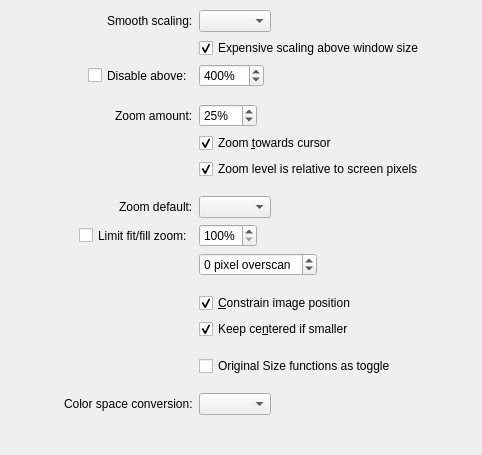
        <widget class="QWidget" name="image">
         <property name="geometry">
          <rect>
           <x>0</x>
           <y>0</y>
           <width>482</width>
           <height>455</height>
          </rect>
         </property>
         <property name="sizePolicy">
          <sizepolicy hsizetype="Preferred" vsizetype="Fixed">
           <horstretch>0</horstretch>
           <verstretch>0</verstretch>
          </sizepolicy>
         </property>
         <layout class="QFormLayout" name="imageLayout">
          <property name="fieldGrowthPolicy">
           <enum>QFormLayout::FieldGrowthPolicy::FieldsStayAtSizeHint</enum>
          </property>
          <property name="labelAlignment">
           <set>Qt::AlignmentFlag::AlignRight|Qt::AlignmentFlag::AlignTrailing|Qt::AlignmentFlag::AlignVCenter</set>
          </property>
          <property name="formAlignment">
           <set>Qt::AlignmentFlag::AlignHCenter|Qt::AlignmentFlag::AlignTop</set>
          </property>
          <property name="leftMargin">
           <number>10</number>
          </property>
          <property name="topMargin">
           <number>10</number>
          </property>
          <property name="rightMargin">
           <number>10</number>
          </property>
          <property name="bottomMargin">
           <number>10</number>
          </property>
          <item row="0" column="0">
           <widget class="QLabel" name="label_2">
            <property name="text">
             <string>Smooth scaling:</string>
            </property>
           </widget>
          </item>
          <item row="0" column="1">
           <widget class="QComboBox" name="smoothScalingComboBox"/>
          </item>
          <item row="1" column="1">
           <widget class="QCheckBox" name="scalingTwoCheckbox">
            <property name="toolTip">
             <string>Use expensive scaling when zooming above the window size (can be laggier with large images)</string>
            </property>
            <property name="text">
             <string>Expensive scaling above window size</string>
            </property>
            <property name="checked">
             <bool>true</bool>
            </property>
           </widget>
          </item>
          <item row="2" column="1">
           <widget class="QSpinBox" name="smoothScalingLimitSpinBox">
            <property name="suffix">
             <string>%</string>
            </property>
            <property name="minimum">
             <number>100</number>
            </property>
            <property name="maximum">
             <number>6400</number>
            </property>
            <property name="singleStep">
             <number>25</number>
            </property>
            <property name="value">
             <number>400</number>
            </property>
           </widget>
          </item>
          <item row="2" column="0">
           <widget class="QCheckBox" name="smoothScalingLimitCheckbox">
            <property name="sizePolicy">
             <sizepolicy hsizetype="Minimum" vsizetype="Minimum">
              <horstretch>0</horstretch>
              <verstretch>0</verstretch>
             </sizepolicy>
            </property>
            <property name="text">
             <string>Disable above:</string>
            </property>
           </widget>
          </item>
          <item row="3" column="1">
           <spacer name="horizontalSpacer_2">
            <property name="orientation">
             <enum>Qt::Orientation::Horizontal</enum>
            </property>
            <property name="sizeHint" stdset="0">
             <size>
              <width>40</width>
              <height>5</height>
             </size>
            </property>
           </spacer>
          </item>
          <item row="4" column="0">
           <widget class="QLabel" name="label_3">
            <property name="toolTip">
             <string>The amount to zoom every scroll wheel click</string>
            </property>
            <property name="text">
             <string>Zoom amount:</string>
            </property>
           </widget>
          </item>
          <item row="4" column="1">
           <widget class="QSpinBox" name="scaleFactorSpinBox">
            <property name="toolTip">
             <string>The amount to zoom every scroll wheel click</string>
            </property>
            <property name="suffix">
             <string>%</string>
            </property>
            <property name="minimum">
             <number>1</number>
            </property>
            <property name="maximum">
             <number>200</number>
            </property>
            <property name="singleStep">
             <number>5</number>
            </property>
            <property name="value">
             <number>25</number>
            </property>
           </widget>
          </item>
          <item row="5" column="1">
           <widget class="QCheckBox" name="cursorZoomCheckbox">
            <property name="toolTip">
             <string>Choose whether or not zooming in and out above 100% zoom will zoom towards the cursor</string>
            </property>
            <property name="text">
             <string>Zoom &amp;towards cursor</string>
            </property>
            <property name="checked">
             <bool>true</bool>
            </property>
           </widget>
          </item>
          <item row="6" column="1">
           <widget class="QCheckBox" name="oneToOnePixelSizingCheckbox">
            <property name="text">
             <string>Zoom level is relative to screen pixels</string>
            </property>
            <property name="checked">
             <bool>true</bool>
            </property>
           </widget>
          </item>
          <item row="7" column="1">
           <spacer name="horizontalSpacer">
            <property name="orientation">
             <enum>Qt::Orientation::Horizontal</enum>
            </property>
            <property name="sizeHint" stdset="0">
             <size>
              <width>40</width>
              <height>5</height>
             </size>
            </property>
           </spacer>
          </item>
          <item row="8" column="0">
           <widget class="QLabel" name="zoomDefaultLabel">
            <property name="text">
             <string>Zoom default:</string>
            </property>
           </widget>
          </item>
          <item row="8" column="1">
           <widget class="QComboBox" name="zoomDefaultComboBox"/>
          </item>
          <item row="9" column="0">
           <widget class="QCheckBox" name="fitZoomLimitCheckbox">
            <property name="sizePolicy">
             <sizepolicy hsizetype="Minimum" vsizetype="Minimum">
              <horstretch>0</horstretch>
              <verstretch>0</verstretch>
             </sizepolicy>
            </property>
            <property name="text">
             <string>Limit fit/fill zoom:</string>
            </property>
           </widget>
          </item>
          <item row="9" column="1">
           <widget class="QSpinBox" name="fitZoomLimitSpinBox">
            <property name="suffix">
             <string>%</string>
            </property>
            <property name="minimum">
             <number>100</number>
            </property>
            <property name="maximum">
             <number>800</number>
            </property>
            <property name="singleStep">
             <number>25</number>
            </property>
            <property name="value">
             <number>100</number>
            </property>
           </widget>
          </item>
          <item row="10" column="1">
           <widget class="QSpinBox" name="fitOverscanSpinBox">
            <property name="suffix">
             <string> pixel overscan</string>
            </property>
            <property name="minimum">
             <number>-5</number>
            </property>
            <property name="maximum">
             <number>5</number>
            </property>
           </widget>
          </item>
          <item row="11" column="1">
           <spacer name="horizontalSpacer_9">
            <property name="orientation">
             <enum>Qt::Orientation::Horizontal</enum>
            </property>
            <property name="sizeHint" stdset="0">
             <size>
              <width>40</width>
              <height>5</height>
             </size>
            </property>
           </spacer>
          </item>
          <item row="12" column="1">
           <widget class="QCheckBox" name="constrainImagePositionCheckbox">
            <property name="text">
             <string>&amp;Constrain image position</string>
            </property>
            <property name="checked">
             <bool>true</bool>
            </property>
           </widget>
          </item>
          <item row="13" column="1">
           <widget class="QCheckBox" name="constrainCentersSmallImageCheckbox">
            <property name="text">
             <string>Keep ce&amp;ntered if smaller</string>
            </property>
            <property name="checked">
             <bool>true</bool>
            </property>
           </widget>
          </item>
          <item row="14" column="1">
           <spacer name="horizontalSpacer_10">
            <property name="orientation">
             <enum>Qt::Orientation::Horizontal</enum>
            </property>
            <property name="sizeHint" stdset="0">
             <size>
              <width>40</width>
              <height>5</height>
             </size>
            </property>
           </spacer>
          </item>
          <item row="15" column="1">
           <widget class="QCheckBox" name="originalSizeAsToggleCheckbox">
            <property name="text">
             <string>Original Size functions as toggle</string>
            </property>
           </widget>
          </item>
          <item row="16" column="1">
           <spacer name="horizontalSpacer_11">
            <property name="orientation">
             <enum>Qt::Orientation::Horizontal</enum>
            </property>
            <property name="sizeHint" stdset="0">
             <size>
              <width>40</width>
              <height>5</height>
             </size>
            </property>
           </spacer>
          </item>
          <item row="17" column="0">
           <widget class="QLabel" name="colorSpaceConversionLabel">
            <property name="text">
             <string>Color space conversion:</string>
            </property>
           </widget>
          </item>
          <item row="17" column="1">
           <widget class="QComboBox" name="colorSpaceConversionComboBox"/>
          </item>
         </layout>
        </widget>
